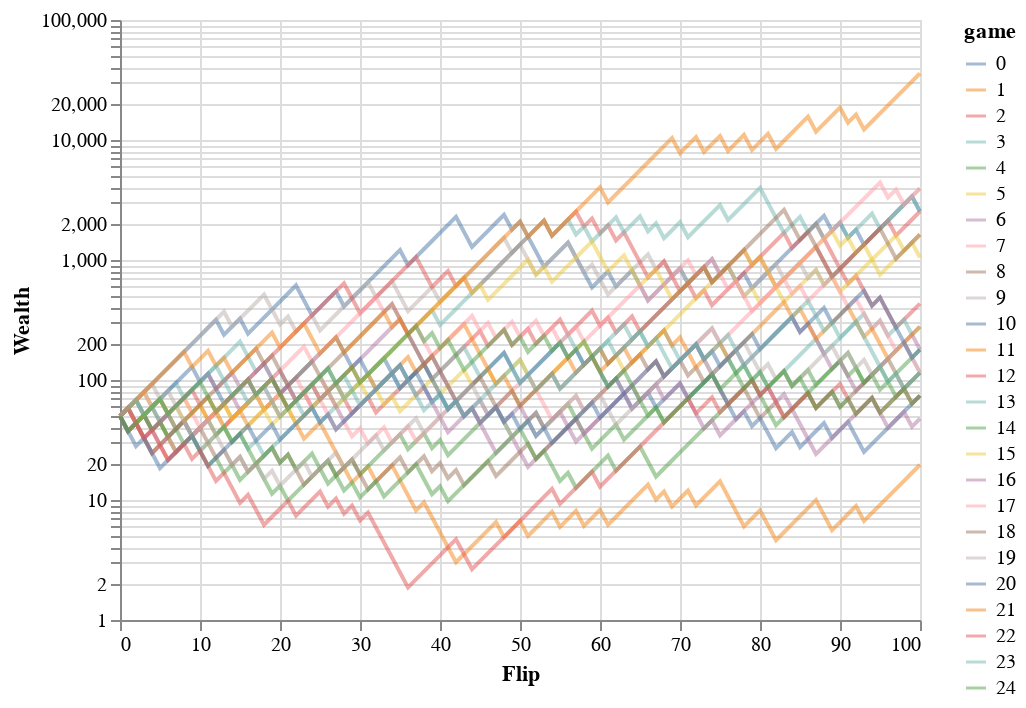

Here is the notebook cell this chart was saved with:
### Markdown cell above
# Kelly Betting

### Code cell
kelly.plot_games(n_games=25, log=True, opacity=0.5)

### Figure 1 — Vega-Lite specification as saved in the notebook (floating-point values rounded to 4 significant figures; data arrays with more than 128 entries replaced by an {"elided": "..."} marker saying what was removed)
{"config": {"view": {"continuousWidth": 400, "continuousHeight": 300}}, "data": {"name": "data-f67eb8615b7b8ba0753e7f8f193f3624"}, "mark": {"type": "line", "opacity": 0.5}, "encoding": {"color": {"field": "game", "type": "nominal"}, "x": {"field": "flip", "title": "Flip", "type": "quantitative"}, "y": {"field": "wealth", "scale": {"type": "log"}, "title": "Wealth", "type": "quantitative"}}, "$schema": "https://vega.github.io/schema/vega-lite/v4.17.0.json", "datasets": {"data-f67eb8615b7b8ba0753e7f8f193f3624": {"elided": "2525 records"}}}
